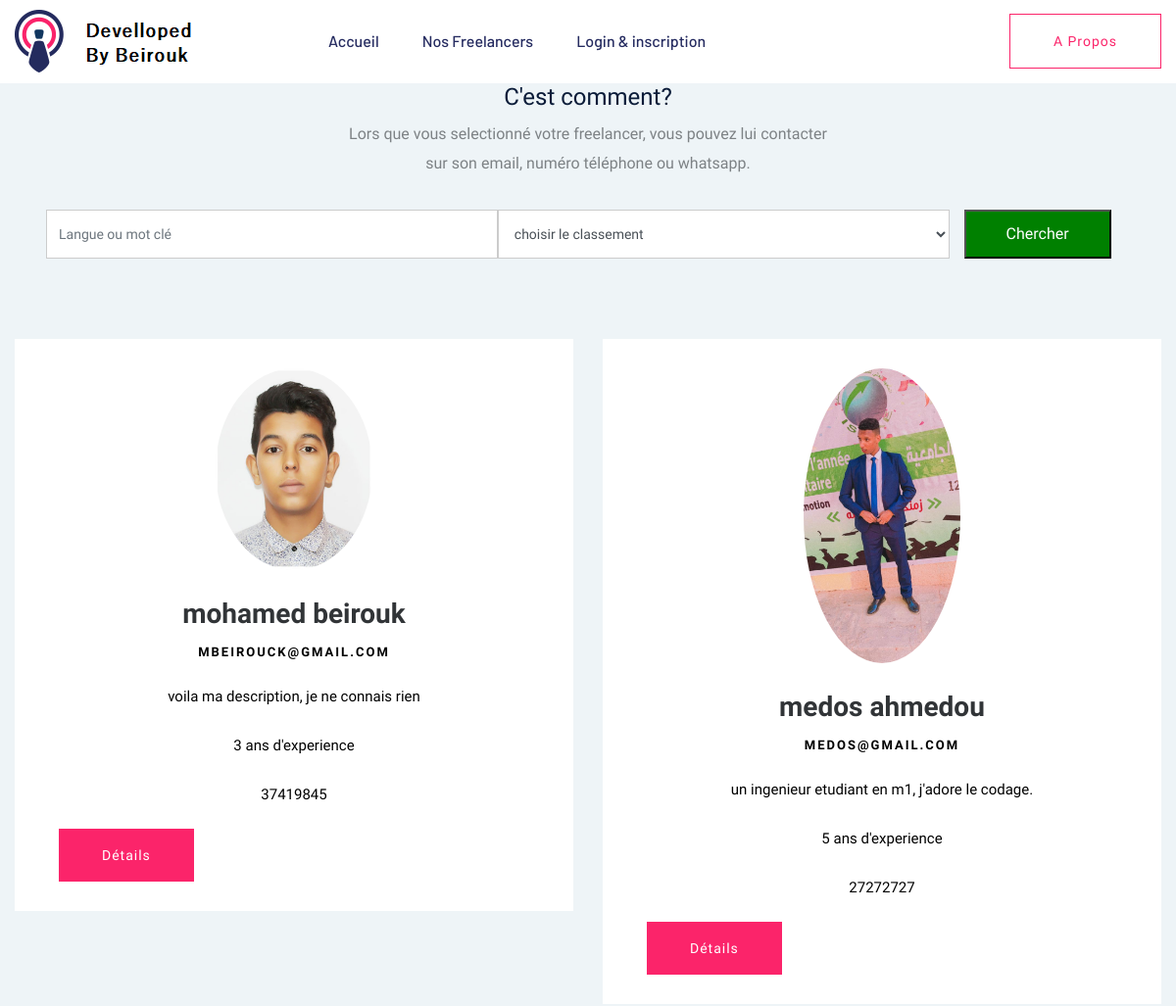
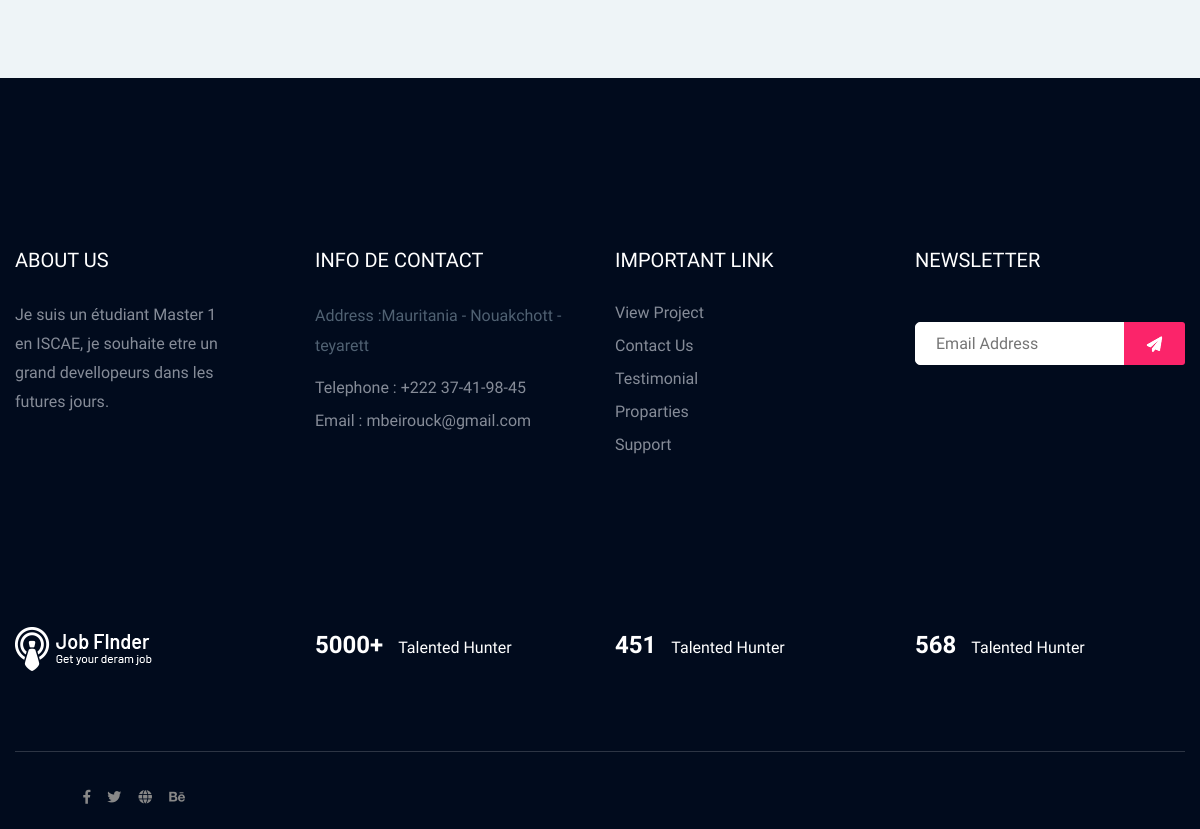
Page /freelancer/ on the committed database (2 pictures, top to bottom).
### myappdjf/models.py (models this page shows, shortened)
class C_emploi(models.Model):
    user = models.ForeignKey(User, on_delete=models.CASCADE)
    telephone = models.CharField(max_length=10)
    image = models.ImageField(upload_to="")
    sexe = models.CharField(max_length=10)
    type = models.CharField(max_length=15)
    description = models.TextField(max_length=400, default="", editable=False)
    experience = models.CharField(max_length=100, default="", editable=False)
    adresse = models.CharField(max_length=100, default="", editable=False)
    skills = models.CharField(max_length=200, default="", editable=False)

### myappdjf/views.py (the view)
# urls.py: path("freelancer/", views.freelancerHomePage, name="freelancer"),
def freelancerHomePage(request):
    if request.method == "POST":
        mot = request.POST['motcle']
        c_emplois = C_emploi.objects.filter(description__contains=mot)
        return render(request, "freelancer/freelancer.html", {'c_emplois':c_emplois})
    c_emplois = C_emploi.objects.all()
    return render(request, "freelancer/freelancer.html", {'c_emplois':c_emplois})

### myappdjf/templates/freelancer/freelancer.html (shortened to what this page needs)
{% load static %}
<!doctype html>
<html class="no-js" lang="zxx">
    <head>
        <link href="//maxcdn.bootstrapcdn.com/bootstrap/4.1.1/css/bootstrap.min.css" rel="stylesheet" id="bootstrap-css"></script>
        <link rel="stylesheet" href="https://use.fontawesome.com/releases/v5.8.1/css/all.css">
        <link rel="stylesheet" href="{% static 'cssFreelancerTem.css' %}">
        <link href="{% static 'fs/css/main.css' %}" rel="stylesheet" />
            <link rel="stylesheet" href="">
            <link rel="stylesheet" href="{% static 'assets/css/bootstrap.min.css' %}">
            <link rel="stylesheet" href="{% static 'assets/css/flaticon.css' %}">
            <link rel="stylesheet" href="{% static 'assets/css/price_rangs.css' %}">
            <link rel="stylesheet" href="{% static 'assets/css/slicknav.css' %}">
            <link rel="stylesheet" href="{% static 'assets/css/animate.min.css' %}">
            <link rel="stylesheet" href="{% static 'assets/css/magnific-popup.css' %}">
            <link rel="stylesheet" href="{% static 'assets/css/fontawesome-all.min.css' %}">
            <link rel="stylesheet" href="{% static 'assets/css/themify-icons.css' %}">
            <link rel="stylesheet" href="{% static 'assets/css/slick.css' %}">
            <link rel="stylesheet" href="{% static 'assets/css/nice-select.css' %}">
            <link rel="stylesheet" href="{% static 'assets/css/style.css' %}">
            <link href="{% static 'fs/css/rechercher.css' %}" rel="stylesheet" />
   </head>
   <body>
    <header>
       <div class="header-area header-transparrent">
           <div class="headder-top header-sticky">
                <div class="container">
                    <div class="row align-items-center">
                        <div class="col-lg-3 col-md-2">
                            <div class="logo">
                                <a href=""><img src="{% static 'assets/img/logo/newlogo.png' %}" alt=""></a>
                            </div>
                        </div>
                        <div class="col-lg-9 col-md-9">
                            <div class="menu-wrapper">
                                <div class="main-menu">
                                    <nav class="d-none d-lg-block">
                                        <ul id="navigation">
                                            <li><a href="/">Accueil</a></li>
                                            <li><a href="/freelancer/">Nos Freelancers</a></li>
                                            <li><a href="#">Login & inscription</a>
                                            </li>
                                        </ul>
                                    </nav>
                                </div>
                                <div class="header-btn d-none f-right d-lg-block">
                                    <a href="#" class="btn head-btn2">A propos</a>
                                </div>
                            </div>
                        </div>
                        <div class="col-12">
                        </div>
                    </div>
                </div>
           </div>
       </div>
    </header>
    <div class="team-boxed">
        <div class="container">
            <div class="intro">
                <h4 class="text-center">C'est comment? </h4>
                <p class="text-center">Lors que vous selectionné votre freelancer, vous pouvez lui contacter sur son email, numéro téléphone ou whatsapp.</p>
            </div>
            <section class="search-sec">
            <div class="container">
                <form  action="" method="POST" novalidate="novalidate">
                    <div class="row">
                        <div class="col-lg-12">
                            <div class="row">
                                <div class="col-lg-5 col-md-3 col-sm-12 p-0">
                                    <input type="text" name="motcle" class="form-control search-slt" placeholder="Langue ou mot clé">
                                </div>
                                <div class="col-lg-5 col-md-3 col-sm-12 p-0">
                                    <select class="form-control search-slt">
                                        <option>choisir le classement</option>
                                    </select>
                                </div>
                                <div class="col-lg-2 col-md-4 ">
                                    <button type="submit" value="Submit" style="background-color:green; height:50px; width:150px">Chercher</button>
                                </div>
                            </div>
                        </div>
                    </div>
                </form>
            </div>
            </section>
            <div class="row people" id="function1">
            {% for c in c_emplois %}
                <div class="col-md-6 col-lg-6 item">
                    <div class="box"><img class="rounded-circle" src="{{c.image.url}}">
                        <h3 class="name">{{c.user.first_name}} {{c.user.last_name}}</h3>
                        <p style="color:black;" class="title">{{c.user.email}} </p>
                        <p style="color:black;" class="description"> {{c.description}} </p>
                        <p style="color:black;" class="description"> {{c.experience}} ans d'experience </p>
                        <p style="color:black;" class="description"> {{c.telephone}} </p>
                        <div class="col-lg-2 col-md-4 ">
                            <a href="/detailfreelancer/{{c.id}}" class="btn btn-success"> Détails</a>
                        </div>
                    </div>
                </div>
            {% endfor %}
            </div>
        </div>
    </div>
<footer>
    <div class="footer-area footer-bg footer-padding">
        <div class="container">
            <div class="row d-flex justify-content-between">
                <div class="col-xl-3 col-lg-3 col-md-4 col-sm-6">
                   <div class="single-footer-caption mb-50">
                     <div class="single-footer-caption mb-30">
                         <div class="footer-tittle">
                             <h4>About Us</h4>
                             <div class="footer-pera">
                                 <p>Je suis un étudiant Master 1 en ISCAE, je souhaite etre un grand devellopeurs dans les futures jours.</p>
                            </div>
                         </div>
                     </div>
                   </div>
                </div>
                <div class="col-xl-3 col-lg-3 col-md-4 col-sm-5">
                    <div class="single-footer-caption mb-50">
                        <div class="footer-tittle">
                            <h4>Info de contact</h4>
                            <ul>
                                <li>
                                <p>Address :Mauritania - Nouakchott - teyarett </p>
                                </li>
                                <li><a href="#">Telephone : +222 37-41-98-45</a></li>
                                <li><a href="#">Email : mbeirouck@gmail.com</a></li>
                            </ul>
                        </div>
                    </div>
                </div>
                <div class="col-xl-3 col-lg-3 col-md-4 col-sm-5">
                    <div class="single-footer-caption mb-50">
                        <div class="footer-tittle">
                            <h4>Important Link</h4>
                            <ul>
                                <li><a href="#"> View Project</a></li>
                                <li><a href="#">Contact Us</a></li>
                                <li><a href="#">Testimonial</a></li>
                                <li><a href="#">Proparties</a></li>
                                <li><a href="#">Support</a></li>
                            </ul>
                        </div>
                    </div>
                </div>
                <div class="col-xl-3 col-lg-3 col-md-4 col-sm-5">
                    <div class="single-footer-caption mb-50">
                        <div class="footer-tittle">
                            <h4>Newsletter</h4>
                         <div class="footer-form" >
                             <div id="mc_embed_signup">
                                 <form target="_blank" action="https://spondonit.us12.list-manage.com/subscribe/post?u=1462626880ade1ac87bd9c93a&amp;id=92a4423d01"
                                 method="get" class="subscribe_form relative mail_part">
                                     <input type="email" name="email" id="newsletter-form-email" placeholder="Email Address"
                                     class="placeholder hide-on-focus" onfocus="this.placeholder = ''"
                                     onblur="this.placeholder = ' Email Address '">
                                     <div class="form-icon">
                                         <button type="submit" name="submit" id="newsletter-submit"
                                         class="email_icon newsletter-submit button-contactForm"><img src="assets/img/icon/form.png" alt=""></button>
                                     </div>
                                 </form>
                             </div>
                         </div>
                        </div>
                    </div>
                </div>
            </div>
           <div class="row footer-wejed justify-content-between">
                <div class="col-xl-3 col-lg-3 col-md-4 col-sm-6">
                    <div class="footer-logo mb-20">
                    <a href="index.html"><img src="assets/img/logo/logo2_footer.png" alt=""></a>
                    </div>
                </div>
                <div class="col-xl-3 col-lg-3 col-md-4 col-sm-5">
                <div class="footer-tittle-bottom">
                    <span>5000+</span>
                    <p>Talented Hunter</p>
                </div>
                </div>
                <div class="col-xl-3 col-lg-3 col-md-4 col-sm-5">
                    <div class="footer-tittle-bottom">
                        <span>451</span>
                        <p>Talented Hunter</p>
                    </div>
                </div>
                <div class="col-xl-3 col-lg-3 col-md-4 col-sm-5">
                    <div class="footer-tittle-bottom">
                        <span>568</span>
                        <p>Talented Hunter</p>
                    </div>
                </div>
           </div>
        </div>
    </div>
    <div class="footer-bottom-area footer-bg">
        <div class="container">
            <div class="footer-border">
                 <div class="row d-flex justify-content-between align-items-center">
                     <div class="col-xl-2 col-lg-2">
                         <div class="footer-social f-right">
                             <a href="#"><i class="fab fa-facebook-f"></i></a>
                             <a href="#"><i class="fab fa-twitter"></i></a>
                             <a href="#"><i class="fas fa-globe"></i></a>
                             <a href="#"><i class="fab fa-behance"></i></a>
                         </div>
                     </div>
                 </div>
            </div>
        </div>
    </div>
</footer>
</body>
</html>

### myappdjf/static/cssFreelancerTem.css (style rules this page uses)
.team-boxed { color:#313437; background-color:#eef4f7; }
.team-boxed p { color:#7d8285; }
.team-boxed .intro { font-size:16px; max-width:500px; margin:0 auto; }
.team-boxed .intro p { margin-bottom:0; }
.team-boxed .people { padding:50px 0; }
.team-boxed .item { text-align:center; }
.team-boxed .item .box { text-align:center; padding:30px; background-color:#fff; margin-bottom:30px; }
.team-boxed .item .name { font-weight:bold; margin-top:28px; margin-bottom:8px; color:inherit; }
.team-boxed .item .title { text-transform:uppercase; font-weight:bold; color:#d0d0d0; letter-spacing:2px; font-size:13px; }
.team-boxed .item .description { font-size:15px; margin-top:15px; margin-bottom:20px; }
.team-boxed .item img { max-width:160px; }

### myappdjf/static/fs/css/main.css (style rules this page uses)
html { line-height: 1.15; -ms-text-size-adjust: 100%; -webkit-text-size-adjust: 100%; }
body { margin: 0; }
article, aside, footer, header, nav, section { display: block; }
a { background-color: transparent; -webkit-text-decoration-skip: objects; }
img { border-style: none; }
button, input, optgroup, select, textarea { font-family: sans-serif; font-size: 100%; line-height: 1.15; margin: 0; }
button, input { overflow: visible; }
button, select { text-transform: none; }
button, html [type="button"], [type="reset"], [type="submit"] { -webkit-appearance: button; }
html { height: 100%; }
* { box-sizing: border-box; }

### myappdjf/static/fs/css/rechercher.css (style rules this page uses)
.search-sec { padding: 2rem; }
.search-slt { display: block; width: 100%; font-size: 0.875rem; line-height: 1.5; background-color: #fff; background-image: none; border: 1px solid #ccc; height: calc(3rem + 2px) !important; border-radius:0; }

### rows in the picture
C_emploi: image (picture), user.first_name "mohamed", user.last_name "beirouk", user.email "MBEIROUCK@GMAIL.COM", description "voila ma description, je ne connais rien", experience "3", telephone "37419845"
C_emploi: image (picture), user.first_name "medos", user.last_name "ahmedou", user.email "MEDOS@GMAIL.COM", description "un ingenieur etudiant en m1, j'adore le codage.", experience "5", telephone "27272727"
